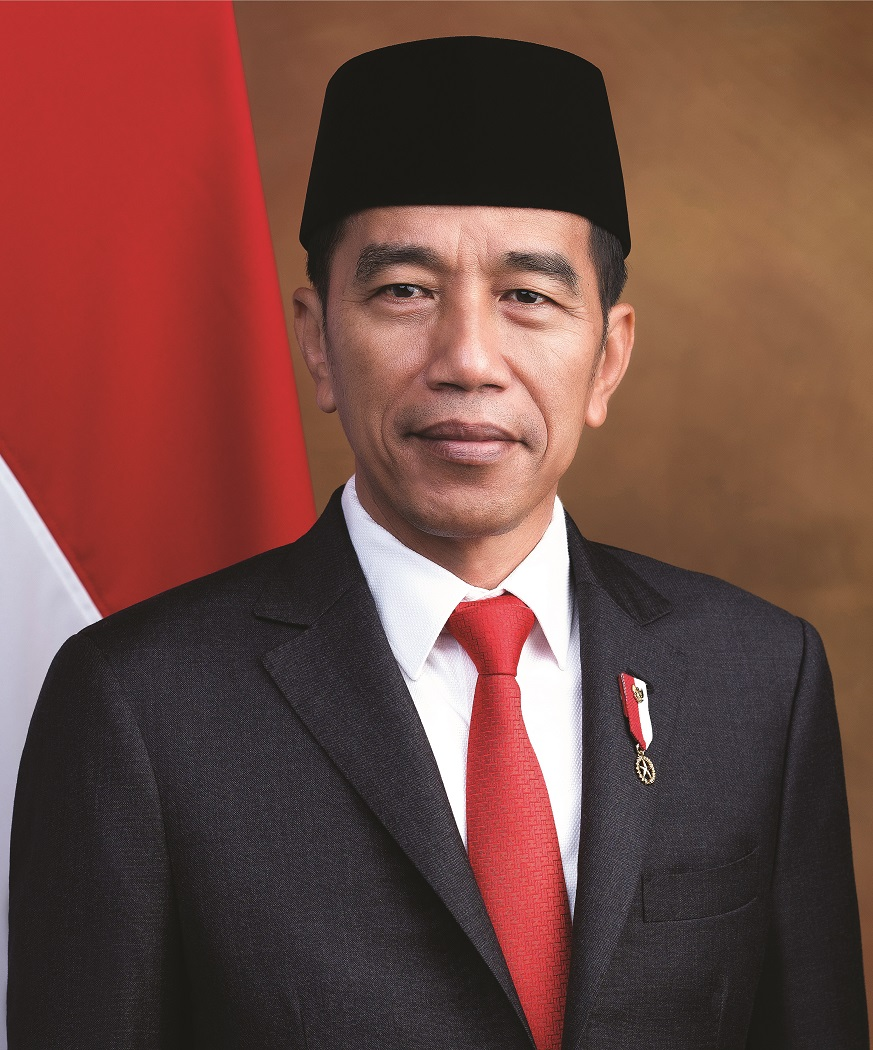
#> input picture Week 12/facedet/jokowi.jpg, 873 x 1050 px, found by its file name; the run also reads 1 picture not shown here
$ jupyter execute --allow-errors Week12_FaceDetection_Naresh.ipynb
#> lines starting #> are read from the running program, lines starting #| are printed output that depends on the picture; after the words box and inside, x2 and y2 are one past the last pixel; in counts of white or black regions, pixels touching at a corner belong together
# **MODUL 12 – Feature Matching, Face Detection, Face Tracking**

- Naresh Pratista
- 2141720057
- TI 3H

## **Tugas Praktikum**

Catatan: Untuk gambar pada praktikum ini menggunakan gambar pada link berikut:
https://drive.google.com/drive/folders/1d4U8FVnQ0Hq_K1Sy4XJvQsgq12ZjvmgKusp=sharing

### **Lakukan Face Detection untuk image object lain. Tampilkan seperti pada contoh berikut. Perhatikan pada hasil face detection dibawah ini. Secara keseluruhan, face detection dapat dilakukan dengan baik, bahkan untuk image berupa gambar bukan foto, wajah bermasker, atau wajah yang berukuran kecil (solvay).**

[cell 1]
# Import Library

import cv2 as cv
import numpy as np
import matplotlib.pyplot as plt

from google.colab import drive

# Accessing My Google Drive
drive.mount('/content/drive')

[cell 2]
cascade_wajah = cv.CascadeClassifier('/content/drive/MyDrive/Colab Notebooks/Pcvk/facedet/haarcascade_frontalface_alt.xml')

# Jokowi
jokowi = cv.imread('/content/drive/MyDrive/Colab Notebooks/Pcvk/facedet/jokowi.jpg')
#> jokowi is the input picture: shape (1050, 873, 3); mean B, G, R 65.5, 72.5, 113.6
jokowir = cv.imread('/content/drive/MyDrive/Colab Notebooks/Pcvk/facedet/jokowi.jpg')

roi_wajah1 = cascade_wajah.detectMultiScale(jokowir)
#> roi_wajah1 = [[290, 150, 363, 363]]

roi_wajah = cascade_wajah.detectMultiScale(jokowi)
#> roi_wajah = [[290, 150, 363, 363]]
for(x,y,w,h) in roi_wajah:
 cv.rectangle(jokowi,(x,y),(x+w,y+h),(0,255,0),3)
#> this loop made 1 pass
#> jokowi: shape (1050, 873, 3); 0.79% of pixels changed, all inside (x1, y1, x2, y2) = (288, 148, 656, 516)
plt.figure(figsize = (10,10))

f, axarr = plt. subplots(1,2,figsize=(15,5))
plt.subplot(121),plt.imshow(cv.cvtColor(jokowir, cv.COLOR_BGR2RGB))
axarr[0].imshow(cv.cvtColor(jokowir, cv.COLOR_BGR2RGB))
plt.subplot(122),plt.imshow(cv.cvtColor(jokowi, cv.COLOR_BGR2RGB))
axarr[1].imshow(cv.cvtColor(jokowi, cv.COLOR_BGR2RGB))
plt.show()

# RA.Kartini
kartini = cv.imread('/content/drive/MyDrive/Colab Notebooks/Pcvk/facedet/kartini.jpg')
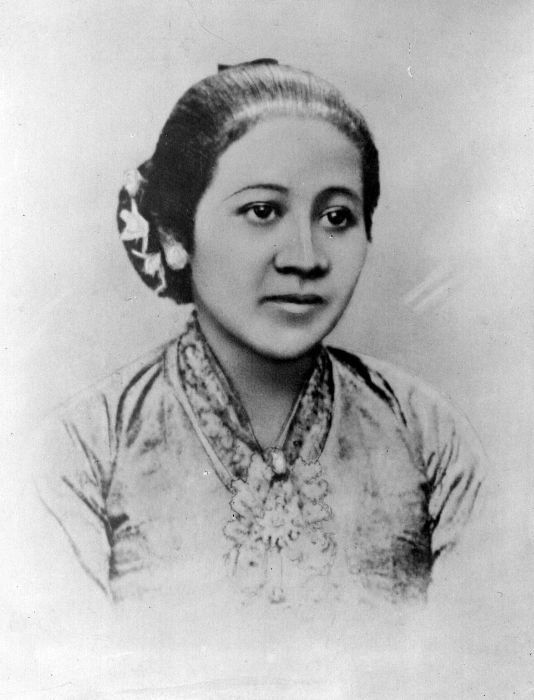
#> input picture Week 12/facedet/kartini.jpg, 534 x 700 px, found by its file name
#> kartini is the input picture: shape (700, 534, 3); min 0, max 255, mean 182.3
kartinir = cv.imread('/content/drive/MyDrive/Colab Notebooks/Pcvk/facedet/kartini.jpg')
roi_wajah1 = cascade_wajah.detectMultiScale(kartinir)
#> roi_wajah1 = [[185, 125, 224, 224]]

roi_wajah = cascade_wajah.detectMultiScale(kartini)
#> roi_wajah = [[185, 125, 224, 224]]
for(x,y,w,h) in roi_wajah:
 cv.rectangle(kartini,(x,y),(x+w,y+h),(0,255,0),3)
#> this loop made 1 pass
#> kartini: shape (700, 534, 3); 1.2% of pixels changed, all inside (x1, y1, x2, y2) = (183, 123, 412, 352)
plt.figure(figsize = (10,10))

f, axarr = plt. subplots(1,2,figsize=(15,5))
plt.subplot(121),plt.imshow(cv.cvtColor(kartinir, cv.COLOR_BGR2RGB))
axarr[0].imshow(cv.cvtColor(kartinir, cv.COLOR_BGR2RGB))
plt.subplot(122),plt.imshow(cv.cvtColor(kartini, cv.COLOR_BGR2RGB))
axarr[1].imshow(cv.cvtColor(kartini, cv.COLOR_BGR2RGB))
plt.show()

# Kucing
cat = cv.imread('/content/drive/MyDrive/Colab Notebooks/Pcvk/facedet/mycat.jpg')
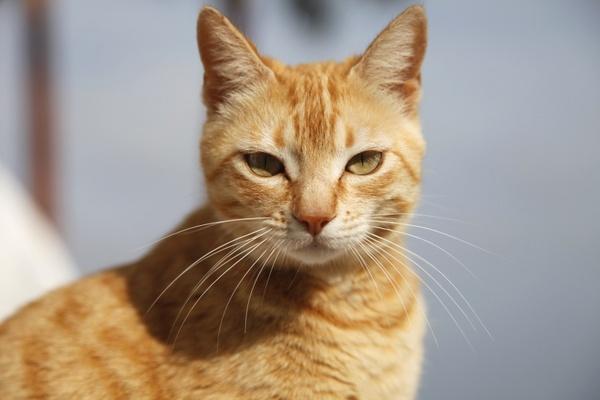
#> input picture Week 12/facedet/mycat.jpg, 600 x 400 px, found by its file name
#> cat is the input picture: shape (400, 600, 3); mean B, G, R 135.8, 151.4, 166
cat_ori = cv.imread('/content/drive/MyDrive/Colab Notebooks/Pcvk/facedet/mycat.jpg')
cat_gray = cv.cvtColor(cat, cv.COLOR_BGR2GRAY)
cat_ori_gray = cv.cvtColor(cat_ori, cv.COLOR_BGR2GRAY)

roi_wajah = cascade_wajah.detectMultiScale(cat_gray)
#> roi_wajah = ()
for (x,y,w,h) in roi_wajah:
  cv.rectangle(cat_gray,(x,y),(x+w,y+h),(0,0,0),3)
#> this loop made 0 passes

# Plot outputs
f, axarr = plt. subplots(1,2,figsize=(15,15))
plt.subplot(121),plt.imshow(cat_ori_gray, cmap='gray')
plt.subplot(122),plt.imshow(cat_gray, cmap='gray')
plt.show()

# Perempuan Maskeran
mask = cv.imread('/content/drive/MyDrive/Colab Notebooks/Pcvk/facedet/mask.png', 0)
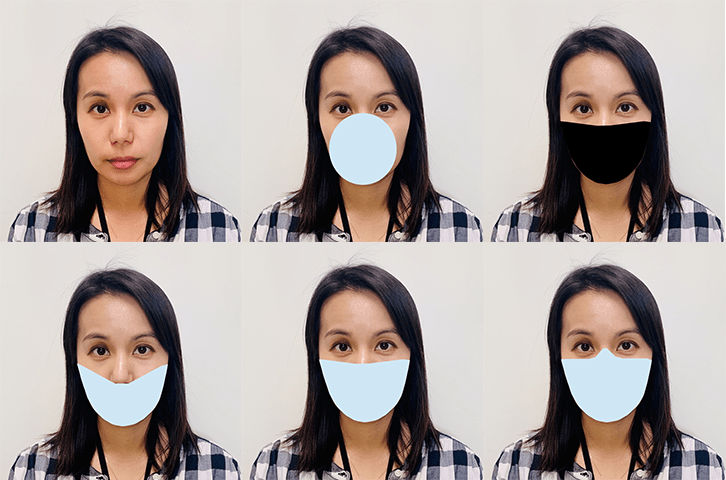
#> input picture Week 12/facedet/mask.png, 726 x 480 px, found by its file name
maskr = cv.imread('/content/drive/MyDrive/Colab Notebooks/Pcvk/facedet/mask.png', 0)

roi_wajah = cascade_wajah.detectMultiScale(maskr)
#> roi_wajah = [[64, 64, 115, 115], [65, 305, 112, 112], [306, 64, 116, 116], [306, 300, 117, 117], [548, 300, 118, 118]]
for(x,y,w,h) in roi_wajah:
 cv.rectangle(maskr,(x,y),(x+w,y+h),(255,0,255),3)
#> this loop made 5 passes
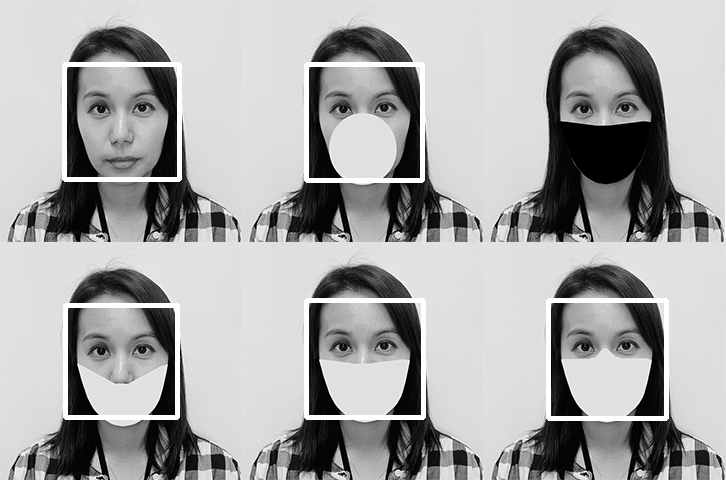
#> maskr: shape (480, 726); min 0, max 255, mean 167.4
plt.figure(figsize = (10,10))

f, axarr = plt. subplots(1,2,figsize=(15,5))
plt.subplot(121),plt.imshow(mask, cmap='gray')
plt.subplot(122),plt.imshow(maskr, cmap='gray')
plt.show()

# M. Jordan
jordan = cv.imread('/content/drive/MyDrive/Colab Notebooks/Pcvk/facedet/mjordan.jpg', 0)
jordanr = cv.imread('/content/drive/MyDrive/Colab Notebooks/Pcvk/facedet/mjordan.jpg', 0)

roi_wajah = cascade_wajah.detectMultiScale(jordanr)
#> roi_wajah = [[42, 80, 229, 229]]
for(x,y,w,h) in roi_wajah:
 cv.rectangle(jordanr,(x,y),(x+w,y+h),(255,0,255),3)
#> this loop made 1 pass
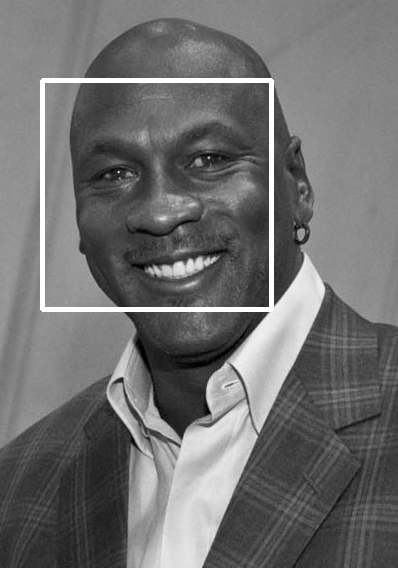
#> jordanr: shape (568, 398); min 0, max 255, mean 111.1
plt.figure(figsize = (10,10))

f, axarr = plt. subplots(1,2,figsize=(15,5))
plt.subplot(121),plt.imshow(jordan, cmap='gray')
plt.subplot(122),plt.imshow(jordanr, cmap='gray')
plt.show()

# Kelompok
kelompok = cv.imread('/content/drive/MyDrive/Colab Notebooks/Pcvk/facedet/solvayconf.jpg', 0)
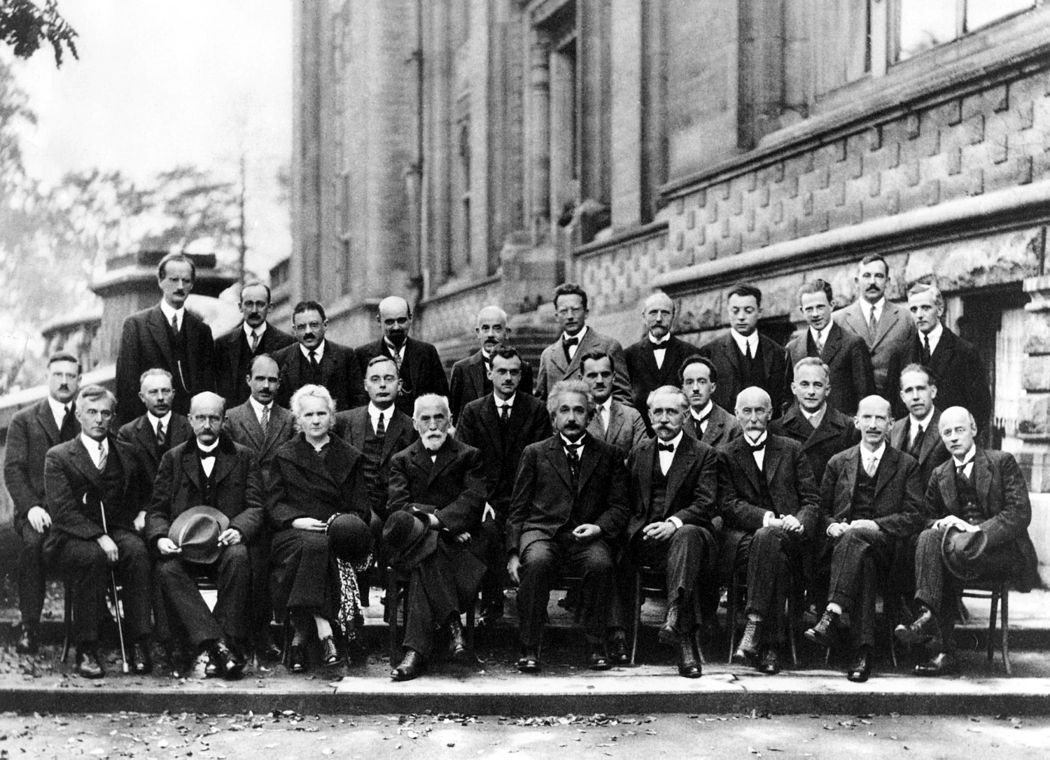
#> input picture Week 12/facedet/solvayconf.jpg, 1050 x 760 px, found by its file name
#> kelompok is the input picture: shape (760, 1050); min 0, max 255, mean 120.9
kelompokr = cv.imread('/content/drive/MyDrive/Colab Notebooks/Pcvk/facedet/solvayconf.jpg', 0)

roi_wajah = cascade_wajah.detectMultiScale(kelompokr)
#> roi_wajah = 28 rows, first 6: [237, 290, 36, 36], [490, 358, 38, 38], [45, 360, 38, 38], [893, 371, 45, 45], [854, 261, 38, 38], [800, 296, 31, 31]
for(x,y,w,h) in roi_wajah:
 cv.rectangle(kelompokr,(x,y),(x+w,y+h),(255,0,255),3)
#> this loop made 28 passes
#> kelompokr: shape (760, 1050); 2.82% of pixels changed, all inside (x1, y1, x2, y2) = (26, 259, 978, 459)
plt.figure(figsize = (10,10))

f, axarr = plt. subplots(1,2,figsize=(15,5))
plt.subplot(121),plt.imshow(kelompok, cmap='gray')
plt.subplot(122),plt.imshow(kelompokr, cmap='gray')
plt.show()

### **Lakukan deteksi wajah kucing hingga muncul rectangle pada bagian wajahnya seperti gambar berikut. Petunjuk pada soal ini, perhatikan pretrained features yang telah disediakan OpenCV. Gunakan xml yang ada jika memang telah disediakan. Jika belum ada, coba cari dengan searching melalui search engines.**

#> (a cell that did not finish here is left out)

### **Cobakan juga untuk eyes detection pada gambar “Jokowi.jpg”, sehingga menghasilkan gambar seperti berikut.**

[cell 4]
cascade_wajah = cv.CascadeClassifier('/content/drive/MyDrive/Colab Notebooks/Pcvk/facedet/haarcascade_eye.xml')

# Jokowi
jokowi = cv.imread('/content/drive/MyDrive/Colab Notebooks/Pcvk/facedet/jokowi.jpg')
jokowi_ori = cv.imread('/content/drive/MyDrive/Colab Notebooks/Pcvk/facedet/jokowi.jpg')
jokowi_gray = cv.cvtColor(jokowi, cv.COLOR_BGR2GRAY)
jokowi_ori_gray = cv.cvtColor(jokowi_ori, cv.COLOR_BGR2GRAY)

roi_wajah = cascade_wajah.detectMultiScale(jokowi_gray)
#> roi_wajah = [[480, 254, 87, 87], [365, 257, 74, 74]]
for (x,y,w,h) in roi_wajah:
  cv.rectangle(jokowi_gray,(x,y),(x+w,y+h),(0,0,0),3)
#> this loop made 2 passes
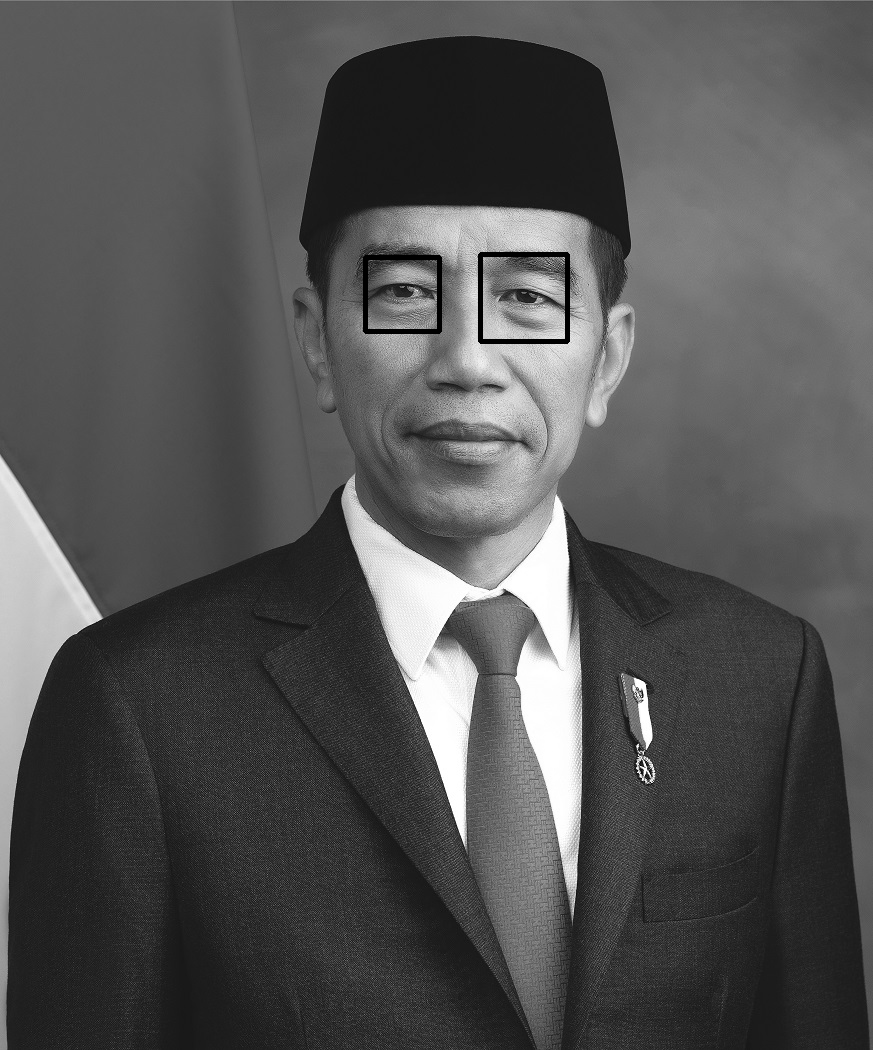
#> jokowi_gray: shape (1050, 873); min 0, max 255, mean 83.5

# Plot outputs
f, axarr = plt. subplots(1,2,figsize=(15,15))
plt.subplot(121),plt.imshow(jokowi_ori_gray, cmap='gray')
plt.subplot(122),plt.imshow(jokowi_gray, cmap='gray')
plt.show()

### **Lakukan Face Tracking menggunakan Google Colab**

[cell 5]
# import dependencies
from IPython.display import display, Javascript, Image
from google.colab.output import eval_js
from base64 import b64decode, b64encode
import cv2
import numpy as np
import PIL
import io
import html
import time

[cell 6]
# function to convert the JavaScript object into an OpenCV image
def js_to_image(js_reply):
  """
  Params:
          js_reply: JavaScript object containing image from webcam
  Returns:
          img: OpenCV BGR image
  """
  # decode base64 image
  image_bytes = b64decode(js_reply.split(',')[1])
  # convert bytes to numpy array
  jpg_as_np = np.frombuffer(image_bytes, dtype=np.uint8)
  # decode numpy array into OpenCV BGR image
  img = cv2.imdecode(jpg_as_np, flags=1)

  return img

# function to convert OpenCV Rectangle bounding box image into base64 byte string to be overlayed on video stream
# [16 lines left out: function bbox_to_bytes, not called in this run]

[cell 7]
# initialize the Haar Cascade face detection model
face_cascade = cv2.CascadeClassifier(cv2.samples.findFile(cv2.data.haarcascades + 'haarcascade_frontalface_default.xml'))

[cell 8]
def take_photo(filename='photo.jpg', quality=0.8):
  js = Javascript('''
    async function takePhoto(quality) {
      const div = document.createElement('div');
      const capture = document.createElement('button');
      capture.textContent = 'Capture';
      div.appendChild(capture);

      const video = document.createElement('video');
      video.style.display = 'block';
      const stream = await navigator.mediaDevices.getUserMedia({video: true});

      document.body.appendChild(div);
      div.appendChild(video);
      video.srcObject = stream;
      await video.play();

      // Resize the output to fit the video element.
      google.colab.output.setIframeHeight(document.documentElement.scrollHeight, true);

      // Wait for Capture to be clicked.
      await new Promise((resolve) => capture.onclick = resolve);

      const canvas = document.createElement('canvas');
      canvas.width = video.videoWidth;
      canvas.height = video.videoHeight;
      canvas.getContext('2d').drawImage(video, 0, 0);
      stream.getVideoTracks()[0].stop();
      div.remove();
      return canvas.toDataURL('image/jpeg', quality);
    }
    ''')
  display(js)

  # get photo data
  data = eval_js('takePhoto({})'.format(quality))
  # get OpenCV format image
  img = js_to_image(data)
  # grayscale img
  gray = cv2.cvtColor(img, cv2.COLOR_RGB2GRAY)
  print(gray.shape)
  # get face bounding box coordinates using Haar Cascade
  faces = face_cascade.detectMultiScale(gray)
  # draw face bounding box on image
  for (x,y,w,h) in faces:
      img = cv2.rectangle(img,(x,y),(x+w,y+h),(255,0,0),2)
  # save image
  cv2.imwrite(filename, img)

  return filename

[cell 9]
try:
  filename = take_photo('photo.jpg')
  print('Saved to {}'.format(filename))

  # Show the image which was just taken.
  display(Image(filename))
except Exception as err:
  # Errors will be thrown if the user does not have a webcam or if they do not
  # grant the page permission to access it.
  print(str(err))

[cell 10]
# JavaScript to properly create our live video stream using our webcam as input
def video_stream():
  js = Javascript('''
    var video;
    var div = null;
    var stream;
    var captureCanvas;
    var imgElement;
    var labelElement;

    var pendingResolve = null;
    var shutdown = false;

    function removeDom() {
       stream.getVideoTracks()[0].stop();
       video.remove();
       div.remove();
       video = null;
       div = null;
       stream = null;
       imgElement = null;
       captureCanvas = null;
       labelElement = null;
    }

    function onAnimationFrame() {
      if (!shutdown) {
        window.requestAnimationFrame(onAnimationFrame);
      }
      if (pendingResolve) {
        var result = "";
        if (!shutdown) {
          captureCanvas.getContext('2d').drawImage(video, 0, 0, 640, 480);
          result = captureCanvas.toDataURL('image/jpeg', 0.8)
        }
        var lp = pendingResolve;
        pendingResolve = null;
        lp(result);
      }
    }

    async function createDom() {
      if (div !== null) {
        return stream;
      }

      div = document.createElement('div');
      div.style.border = '2px solid black';
      div.style.padding = '3px';
      div.style.width = '100%';
      div.style.maxWidth = '600px';
      document.body.appendChild(div);

      const modelOut = document.createElement('div');
      modelOut.innerHTML = "<span>Status:</span>";
      labelElement = document.createElement('span');
      labelElement.innerText = 'No data';
      labelElement.style.fontWeight = 'bold';
      modelOut.appendChild(labelElement);
      div.appendChild(modelOut);

      video = document.createElement('video');
      video.style.display = 'block';
      video.width = div.clientWidth - 6;
      video.setAttribute('playsinline', '');
      video.onclick = () => { shutdown = true; };
      stream = await navigator.mediaDevices.getUserMedia(
          {video: { facingMode: "environment"}});
      div.appendChild(video);

      imgElement = document.createElement('img');
      imgElement.style.position = 'absolute';
      imgElement.style.zIndex = 1;
      imgElement.onclick = () => { shutdown = true; };
      div.appendChild(imgElement);

      const instruction = document.createElement('div');
      instruction.innerHTML =
          '<span style="color: red; font-weight: bold;">' +
          'When finished, click here or on the video to stop this demo</span>';
      div.appendChild(instruction);
      instruction.onclick = () => { shutdown = true; };

      video.srcObject = stream;
      await video.play();

      captureCanvas = document.createElement('canvas');
      captureCanvas.width = 640; //video.videoWidth;
      captureCanvas.height = 480; //video.videoHeight;
      window.requestAnimationFrame(onAnimationFrame);

      return stream;
    }
    async function stream_frame(label, imgData) {
      if (shutdown) {
        removeDom();
        shutdown = false;
        return '';
      }

      var preCreate = Date.now();
      stream = await createDom();

      var preShow = Date.now();
      if (label != "") {
        labelElement.innerHTML = label;
      }

      if (imgData != "") {
        var videoRect = video.getClientRects()[0];
        imgElement.style.top = videoRect.top + "px";
        imgElement.style.left = videoRect.left + "px";
        imgElement.style.width = videoRect.width + "px";
        imgElement.style.height = videoRect.height + "px";
        imgElement.src = imgData;
      }

      var preCapture = Date.now();
      var result = await new Promise(function(resolve, reject) {
        pendingResolve = resolve;
      });
      shutdown = false;

      return {'create': preShow - preCreate,
              'show': preCapture - preShow,
              'capture': Date.now() - preCapture,
              'img': result};
    }
    ''')

  display(js)

def video_frame(label, bbox):
  data = eval_js('stream_frame("{}", "{}")'.format(label, bbox))
  return data

[cell 11]
# start streaming video from webcam
video_stream()
# label for video
label_html = 'Capturing...'
# initialze bounding box to empty
bbox = ''
count = 0
#> (the rest of this cell did not finish here and is left out)

### **Lakukan Blurring pada bagian wajah yang terdeteksi. Berikut contoh keluarannya.**

Petunjuk: anda dapat menggunakan cv.medianBlur untuk melakukan Blurring

[cell 12]
# Load the face cascade classifier
face_cascade = cv2.CascadeClassifier('/content/drive/MyDrive/Colab Notebooks/Pcvk/facedet/haarcascade_frontalface_alt.xml')

def blur_faces(image_path):
    # Load the image
    image = cv2.imread(image_path)

    # Convert the image to grayscale
    gray = cv2.cvtColor(image, cv2.COLOR_BGR2GRAY)

    # Detect faces in the image
    faces = face_cascade.detectMultiScale(gray, scaleFactor=1.1, minNeighbors=5, minSize=(30, 30))
#> faces = [[42, 80, 229, 229]]

    # Blur faces
    for (x, y, w, h) in faces:
        face = image[y:y+h, x:x+w]
        face = cv2.GaussianBlur(face, (99, 99), 5)  # Adjust the kernel size for stronger or weaker blurring
        image[y:y+face.shape[0], x:x+face.shape[1]] = face
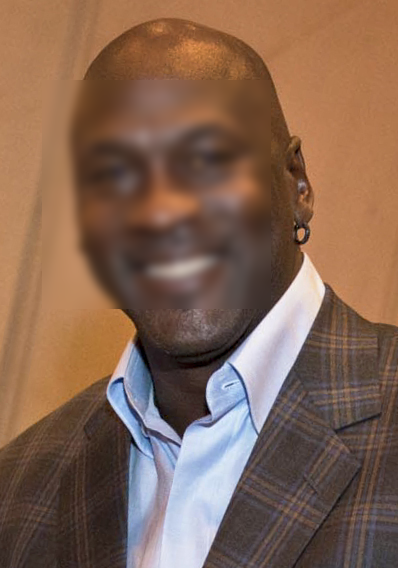
#> image: shape (568, 398, 3); mean B, G, R 83.2, 100.8, 131.3

    # Display the result
    plt.imshow(cv2.cvtColor(image, cv2.COLOR_BGR2RGB))
    plt.axis('off')
    plt.show()

image_path = '/content/drive/MyDrive/Colab Notebooks/Pcvk/facedet/mjordan.jpg'
blur_faces(image_path)
